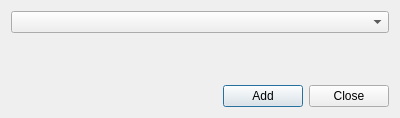
<?xml version="1.0" encoding="UTF-8"?>
<ui version="4.0">
 <class>CorresponderChooser</class>
 <widget class="QDialog" name="CorresponderChooser">
  <property name="geometry">
   <rect>
    <x>0</x>
    <y>0</y>
    <width>400</width>
    <height>118</height>
   </rect>
  </property>
  <property name="windowTitle">
   <string>Dialog</string>
  </property>
  <layout class="QVBoxLayout" name="verticalLayout">
   <item>
    <widget class="QComboBox" name="corresponderCombo"/>
   </item>
   <item>
    <spacer name="verticalSpacer">
     <property name="orientation">
      <enum>Qt::Orientation::Vertical</enum>
     </property>
     <property name="sizeHint" stdset="0">
      <size>
       <width>20</width>
       <height>40</height>
      </size>
     </property>
    </spacer>
   </item>
   <item>
    <layout class="QHBoxLayout" name="horizontalLayout">
     <item>
      <spacer name="horizontalSpacer">
       <property name="orientation">
        <enum>Qt::Orientation::Horizontal</enum>
       </property>
       <property name="sizeHint" stdset="0">
        <size>
         <width>40</width>
         <height>20</height>
        </size>
       </property>
      </spacer>
     </item>
     <item>
      <widget class="QPushButton" name="addButton">
       <property name="text">
        <string>Add</string>
       </property>
      </widget>
     </item>
     <item>
      <widget class="QPushButton" name="closeButton">
       <property name="text">
        <string>Close</string>
       </property>
      </widget>
     </item>
    </layout>
   </item>
  </layout>
 </widget>
 <resources/>
 <connections/>
</ui>
